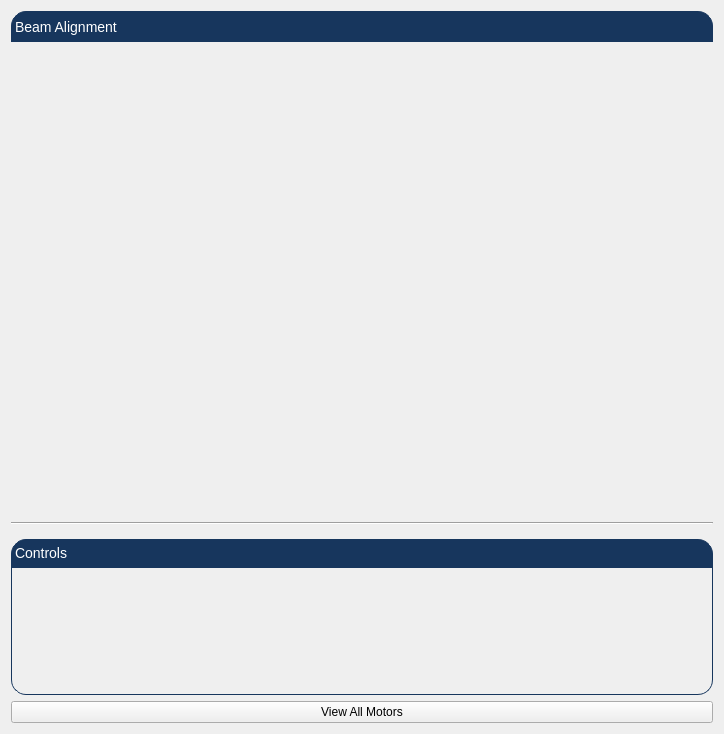
<?xml version="1.0" encoding="UTF-8"?>
<ui version="4.0">
 <class>Form</class>
 <widget class="QWidget" name="Form">
  <property name="geometry">
   <rect>
    <x>0</x>
    <y>0</y>
    <width>724</width>
    <height>734</height>
   </rect>
  </property>
  <property name="sizePolicy">
   <sizepolicy hsizetype="Preferred" vsizetype="Preferred">
    <horstretch>0</horstretch>
    <verstretch>0</verstretch>
   </sizepolicy>
  </property>
  <property name="acceptDrops">
   <bool>false</bool>
  </property>
  <property name="windowTitle">
   <string>Beam Positioning</string>
  </property>
  <layout class="QVBoxLayout" name="verticalLayout_2">
   <item>
    <layout class="QVBoxLayout" name="verticalLayout">
     <property name="spacing">
      <number>0</number>
     </property>
     <item>
      <widget class="QLabel" name="label_2">
       <property name="styleSheet">
        <string notr="true">QLabel {
        qproperty-alignment: AlignCenter;
	border: 1px solid #FF17365D;
	border-top-left-radius: 15px;
	border-top-right-radius: 15px;
	background-color: #FF17365D;
	padding: 5px 0px;
	color: rgb(255, 255, 255);
	max-height: 25px;
        font-size: 14px;
}
</string>
       </property>
       <property name="text">
        <string>Beam Alignment</string>
       </property>
      </widget>
     </item>
     <item>
      <widget class="PyDMImageView" name="imageView">
       <property name="minimumSize">
        <size>
         <width>600</width>
         <height>480</height>
        </size>
       </property>
       <property name="toolTip">
        <string/>
       </property>
       <property name="whatsThis">
        <string>
    A PyQtGraph ImageView with support for Channels and more from PyDM.

    If there is no :attr:`channelWidth` it is possible to define the width of
    the image with the :attr:`width` property.

    The :attr:`normalizeData` property defines if the colors of the images are
    relative to the :attr:`colorMapMin` and :attr:`colorMapMax` property or to
    the minimum and maximum values of the image.

    Parameters
    ----------
    parent : QWidget
        The parent widget for the Label
    image_channel : str, optional
        The channel to be used by the widget for the image data.
    width_channel : str, optional
        The channel to be used by the widget to receive the image width
        information
    </string>
       </property>
       <property name="colorMapMax" stdset="0">
        <double>255.000000000000000</double>
       </property>
       <property name="normalizeData" stdset="0">
        <bool>true</bool>
       </property>
       <property name="readingOrder" stdset="0">
        <enum>PyDMImageView::Clike</enum>
       </property>
       <property name="imageChannel" stdset="0">
        <string>ca://XF:07ID1-ES:1{Scr:1}image1:ArrayData</string>
       </property>
       <property name="widthChannel" stdset="0">
        <string>ca://XF:07ID1-ES:1{Scr:1}image1:ArraySize0_RBV</string>
       </property>
       <property name="maxRedrawRate" stdset="0">
        <number>30</number>
       </property>
      </widget>
     </item>
     <item>
      <widget class="Line" name="line">
       <property name="orientation">
        <enum>Qt::Horizontal</enum>
       </property>
      </widget>
     </item>
     <item>
      <layout class="QVBoxLayout" name="verticalLayout_5">
       <property name="spacing">
        <number>0</number>
       </property>
       <item>
        <widget class="QLabel" name="lbl_blobs">
         <property name="text">
          <string/>
         </property>
        </widget>
       </item>
       <item>
        <widget class="QLabel" name="label">
         <property name="styleSheet">
          <string notr="true">QLabel {
        qproperty-alignment: AlignCenter;
	border: 1px solid #FF17365D;
	border-top-left-radius: 15px;
	border-top-right-radius: 15px;
	background-color: #FF17365D;
	padding: 5px 0px;
	color: rgb(255, 255, 255);
	max-height: 25px;
        font-size: 14px;
}
</string>
         </property>
         <property name="text">
          <string>Controls</string>
         </property>
        </widget>
       </item>
       <item>
        <widget class="QFrame" name="frame">
         <property name="styleSheet">
          <string notr="true">QFrame#frame{
	border: 1px solid #FF17365D;
	border-bottom-left-radius: 15px;
	border-bottom-right-radius: 15px;
}</string>
         </property>
         <property name="frameShape">
          <enum>QFrame::StyledPanel</enum>
         </property>
         <property name="frameShadow">
          <enum>QFrame::Raised</enum>
         </property>
         <layout class="QVBoxLayout" name="verticalLayout_6">
          <property name="spacing">
           <number>0</number>
          </property>
          <property name="leftMargin">
           <number>0</number>
          </property>
          <property name="topMargin">
           <number>0</number>
          </property>
          <property name="rightMargin">
           <number>0</number>
          </property>
          <property name="bottomMargin">
           <number>0</number>
          </property>
          <item>
           <widget class="PyDMEmbeddedDisplay" name="X">
            <property name="sizePolicy">
             <sizepolicy hsizetype="Expanding" vsizetype="Fixed">
              <horstretch>0</horstretch>
              <verstretch>0</verstretch>
             </sizepolicy>
            </property>
            <property name="minimumSize">
             <size>
              <width>700</width>
              <height>42</height>
             </size>
            </property>
            <property name="maximumSize">
             <size>
              <width>16777215</width>
              <height>42</height>
             </size>
            </property>
            <property name="toolTip">
             <string/>
            </property>
            <property name="whatsThis">
             <string>
    A QFrame capable of rendering a PyDM Display

    Parameters
    ----------
    parent : QWidget
        The parent widget for the Label

    </string>
            </property>
            <property name="macros" stdset="0">
             <string>{&quot;MOTOR&quot;:&quot;XF:07ID2-ES1{Stg-Ax:X}Mtr&quot;}</string>
            </property>
            <property name="filename" stdset="0">
             <string>inline_motor.py</string>
            </property>
           </widget>
          </item>
          <item>
           <widget class="PyDMEmbeddedDisplay" name="Y">
            <property name="sizePolicy">
             <sizepolicy hsizetype="Expanding" vsizetype="Fixed">
              <horstretch>0</horstretch>
              <verstretch>0</verstretch>
             </sizepolicy>
            </property>
            <property name="minimumSize">
             <size>
              <width>700</width>
              <height>42</height>
             </size>
            </property>
            <property name="maximumSize">
             <size>
              <width>16777215</width>
              <height>42</height>
             </size>
            </property>
            <property name="toolTip">
             <string/>
            </property>
            <property name="whatsThis">
             <string>
    A QFrame capable of rendering a PyDM Display

    Parameters
    ----------
    parent : QWidget
        The parent widget for the Label

    </string>
            </property>
            <property name="macros" stdset="0">
             <string>{&quot;MOTOR&quot;:&quot;XF:07ID2-ES1{Stg-Ax:Y}Mtr&quot;}</string>
            </property>
            <property name="filename" stdset="0">
             <string>inline_motor.py</string>
            </property>
           </widget>
          </item>
          <item>
           <widget class="PyDMEmbeddedDisplay" name="Z">
            <property name="minimumSize">
             <size>
              <width>700</width>
              <height>42</height>
             </size>
            </property>
            <property name="maximumSize">
             <size>
              <width>16777215</width>
              <height>42</height>
             </size>
            </property>
            <property name="toolTip">
             <string/>
            </property>
            <property name="whatsThis">
             <string>
    A QFrame capable of rendering a PyDM Display

    Parameters
    ----------
    parent : QWidget
        The parent widget for the Label

    </string>
            </property>
            <property name="macros" stdset="0">
             <string>{&quot;MOTOR&quot;:&quot;XF:07ID2-ES1{Stg-Ax:Z}Mtr&quot;}</string>
            </property>
            <property name="filename" stdset="0">
             <string>inline_motor.py</string>
            </property>
           </widget>
          </item>
         </layout>
        </widget>
       </item>
      </layout>
     </item>
    </layout>
   </item>
   <item>
    <widget class="PyDMRelatedDisplayButton" name="PyDMRelatedDisplayButton">
     <property name="enabled">
      <bool>true</bool>
     </property>
     <property name="toolTip">
      <string/>
     </property>
     <property name="whatsThis">
      <string>
    A QPushButton capable of opening a new Display at the same of at a
    new window.

    Parameters
    ----------
    init_channel : str, optional
        The channel to be used by the widget.

    filename : str, optional
        The file to be opened
    </string>
     </property>
     <property name="text">
      <string>View All Motors</string>
     </property>
     <property name="displayFilename" stdset="0">
      <string>all_motors.py</string>
     </property>
     <property name="openInNewWindow" stdset="0">
      <bool>false</bool>
     </property>
    </widget>
   </item>
  </layout>
 </widget>
 <customwidgets>
  <customwidget>
   <class>PyDMEmbeddedDisplay</class>
   <extends>QFrame</extends>
   <header>pydm.widgets.embedded_display</header>
  </customwidget>
  <customwidget>
   <class>PyDMImageView</class>
   <extends>QWidget</extends>
   <header>pydm.widgets.image</header>
  </customwidget>
  <customwidget>
   <class>PyDMRelatedDisplayButton</class>
   <extends>QPushButton</extends>
   <header>pydm.widgets.related_display_button</header>
  </customwidget>
 </customwidgets>
 <resources/>
 <connections/>
</ui>
